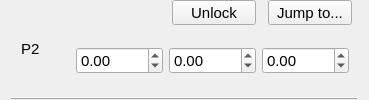
       <widget class="QWidget" name="p2Frame" native="true">
        <layout class="QGridLayout" name="gridLayout_5">
         <property name="topMargin">
          <number>0</number>
         </property>
         <property name="bottomMargin">
          <number>0</number>
         </property>
         <property name="verticalSpacing">
          <number>0</number>
         </property>
         <item row="0" column="3">
          <widget class="QPushButton" name="p2FrameLockButton">
           <property name="sizePolicy">
            <sizepolicy hsizetype="Fixed" vsizetype="Fixed">
             <horstretch>0</horstretch>
             <verstretch>0</verstretch>
            </sizepolicy>
           </property>
           <property name="minimumSize">
            <size>
             <width>90</width>
             <height>25</height>
            </size>
           </property>
           <property name="font">
            <font>
             <family>Arial</family>
             <pointsize>11</pointsize>
            </font>
           </property>
           <property name="styleSheet">
            <string notr="true">margin-right: 6px;</string>
           </property>
           <property name="text">
            <string>Unlock</string>
           </property>
           <attribute name="buttonGroup">
            <string notr="true">frameFidButtonGroup</string>
           </attribute>
          </widget>
         </item>
         <item row="0" column="4">
          <widget class="QPushButton" name="p2FrameJumpButton">
           <property name="sizePolicy">
            <sizepolicy hsizetype="Fixed" vsizetype="Fixed">
             <horstretch>0</horstretch>
             <verstretch>0</verstretch>
            </sizepolicy>
           </property>
           <property name="minimumSize">
            <size>
             <width>90</width>
             <height>25</height>
            </size>
           </property>
           <property name="font">
            <font>
             <family>Arial</family>
             <pointsize>11</pointsize>
            </font>
           </property>
           <property name="styleSheet">
            <string notr="true">margin-right: 6px;</string>
           </property>
           <property name="text">
            <string>Jump to...</string>
           </property>
           <attribute name="buttonGroup">
            <string notr="true">frameFidButtonGroup</string>
           </attribute>
          </widget>
         </item>
         <item row="1" column="1" colspan="4">
          <widget class="QWidget" name="p2FrameCoords" native="true">
           <layout class="QGridLayout" name="gridLayout_13">
            <property name="verticalSpacing">
             <number>6</number>
            </property>
            <item row="0" column="0">
             <widget class="QDoubleSpinBox" name="p2FrameX">
              <property name="sizePolicy">
               <sizepolicy hsizetype="Fixed" vsizetype="Fixed">
                <horstretch>0</horstretch>
                <verstretch>0</verstretch>
               </sizepolicy>
              </property>
              <property name="minimumSize">
               <size>
                <width>60</width>
                <height>0</height>
               </size>
              </property>
              <property name="font">
               <font>
                <family>Arial</family>
                <pointsize>11</pointsize>
               </font>
              </property>
              <property name="focusPolicy">
               <enum>Qt::StrongFocus</enum>
              </property>
              <property name="styleSheet">
               <string notr="true"/>
              </property>
              <property name="showGroupSeparator" stdset="0">
               <bool>false</bool>
              </property>
              <property name="minimum">
               <double>-1000.000000000000000</double>
              </property>
              <property name="maximum">
               <double>1000.000000000000000</double>
              </property>
             </widget>
            </item>
            <item row="0" column="1">
             <widget class="QDoubleSpinBox" name="p2FrameY">
              <property name="sizePolicy">
               <sizepolicy hsizetype="Fixed" vsizetype="Fixed">
                <horstretch>0</horstretch>
                <verstretch>0</verstretch>
               </sizepolicy>
              </property>
              <property name="minimumSize">
               <size>
                <width>60</width>
                <height>0</height>
               </size>
              </property>
              <property name="font">
               <font>
                <family>Arial</family>
                <pointsize>11</pointsize>
               </font>
              </property>
              <property name="focusPolicy">
               <enum>Qt::StrongFocus</enum>
              </property>
              <property name="styleSheet">
               <string notr="true"/>
              </property>
              <property name="minimum">
               <double>-1000.000000000000000</double>
              </property>
              <property name="maximum">
               <double>1000.000000000000000</double>
              </property>
             </widget>
            </item>
            <item row="0" column="2">
             <widget class="QDoubleSpinBox" name="p2FrameZ">
              <property name="sizePolicy">
               <sizepolicy hsizetype="Fixed" vsizetype="Fixed">
                <horstretch>0</horstretch>
                <verstretch>0</verstretch>
               </sizepolicy>
              </property>
              <property name="minimumSize">
               <size>
                <width>60</width>
                <height>0</height>
               </size>
              </property>
              <property name="font">
               <font>
                <family>Arial</family>
                <pointsize>11</pointsize>
               </font>
              </property>
              <property name="focusPolicy">
               <enum>Qt::StrongFocus</enum>
              </property>
              <property name="minimum">
               <double>-1000.000000000000000</double>
              </property>
              <property name="maximum">
               <double>1000.000000000000000</double>
              </property>
             </widget>
            </item>
           </layout>
          </widget>
         </item>
         <item row="0" column="2">
          <widget class="qSlicerMarkupsPlaceWidget" name="p2FramePoint">
           <property name="sizePolicy">
            <sizepolicy hsizetype="Preferred" vsizetype="Preferred">
             <horstretch>0</horstretch>
             <verstretch>0</verstretch>
            </sizepolicy>
           </property>
           <property name="minimumSize">
            <size>
             <width>0</width>
             <height>0</height>
            </size>
           </property>
           <property name="font">
            <font>
             <family>Arial</family>
             <pointsize>11</pointsize>
            </font>
           </property>
           <property name="buttonsVisible">
            <bool>false</bool>
           </property>
           <property name="deleteAllMarkupsOptionVisible">
            <bool>false</bool>
           </property>
           <property name="placeMultipleMarkups">
            <enum>qSlicerMarkupsPlaceWidget::ForcePlaceSingleMarkup</enum>
           </property>
           <property name="placeModeEnabled">
            <bool>false</bool>
           </property>
           <property name="deleteButton().show()" stdset="0">
            <bool>true</bool>
           </property>
           <property name="placeButton().show()" stdset="0">
            <bool>true</bool>
           </property>
          </widget>
         </item>
         <item row="0" column="0" rowspan="2">
          <widget class="QLabel" name="label_7">
           <property name="sizePolicy">
            <sizepolicy hsizetype="Fixed" vsizetype="Preferred">
             <horstretch>0</horstretch>
             <verstretch>0</verstretch>
            </sizepolicy>
           </property>
           <property name="minimumSize">
            <size>
             <width>50</width>
             <height>0</height>
            </size>
           </property>
           <property name="font">
            <font>
             <family>Arial</family>
             <pointsize>11</pointsize>
            </font>
           </property>
           <property name="text">
            <string>P2</string>
           </property>
           <property name="indent">
            <number>10</number>
           </property>
          </widget>
         </item>
         <item row="2" column="0" colspan="5">
          <widget class="Line" name="line_25">
           <property name="sizePolicy">
            <sizepolicy hsizetype="Preferred" vsizetype="Fixed">
             <horstretch>0</horstretch>
             <verstretch>0</verstretch>
            </sizepolicy>
           </property>
           <property name="minimumSize">
            <size>
             <width>0</width>
             <height>0</height>
            </size>
           </property>
           <property name="font">
            <font>
             <family>Arial</family>
             <pointsize>11</pointsize>
            </font>
           </property>
           <property name="frameShadow">
            <enum>QFrame::Raised</enum>
           </property>
           <property name="lineWidth">
            <number>1</number>
           </property>
           <property name="orientation">
            <enum>Qt::Horizontal</enum>
           </property>
          </widget>
         </item>
        </layout>
       </widget>
